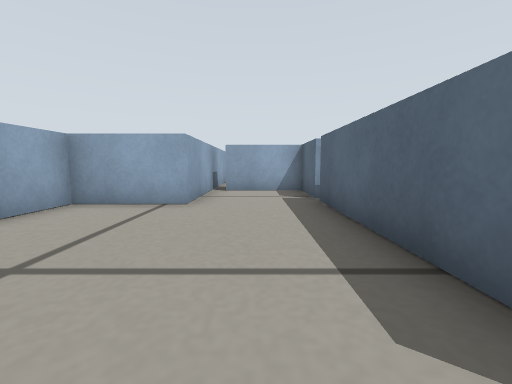
[1] (above)

15 first-person views from a walk through a robot-simulator world made for Gazebo. The camera is 0.17 m above the floor, tilts 6° down and sees 90° across. The floor is counted in squares, 0.2 m on a side. Each view is taken from the middle of a square. On the plan, view 1 faces up. The plan holds only what a view shows up to about 10 squares ahead; the rest is blank.

[2]
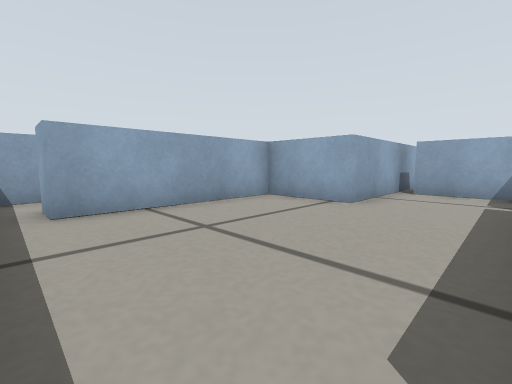

[3]
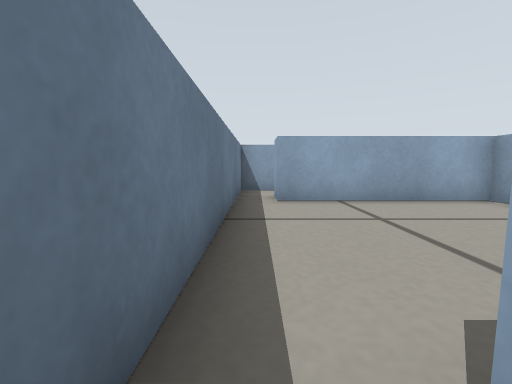

[4]
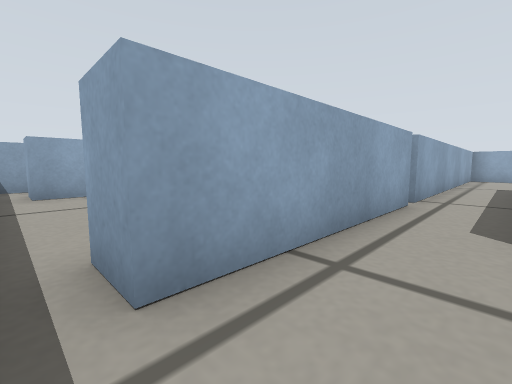

[5]
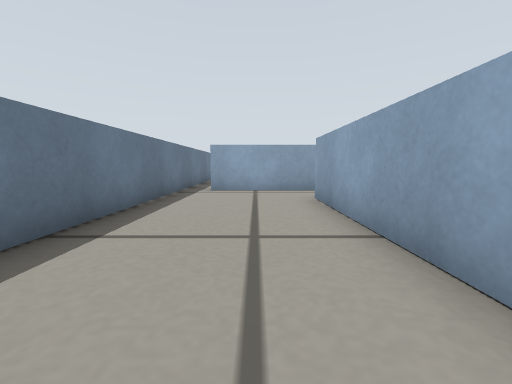

[6]
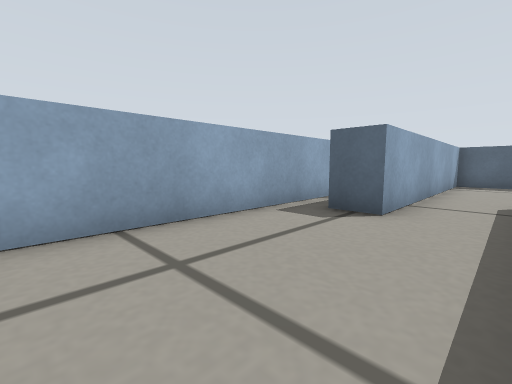

[7]
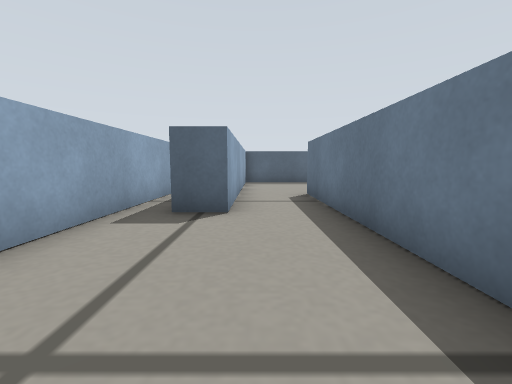

[8]
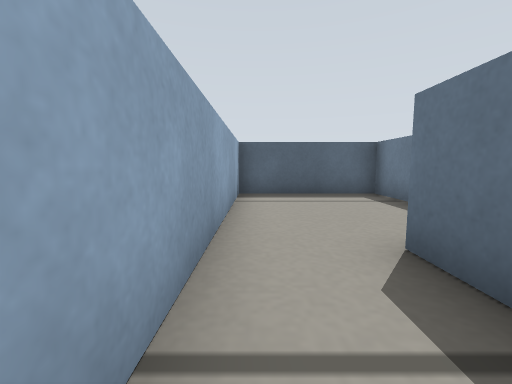

[9]
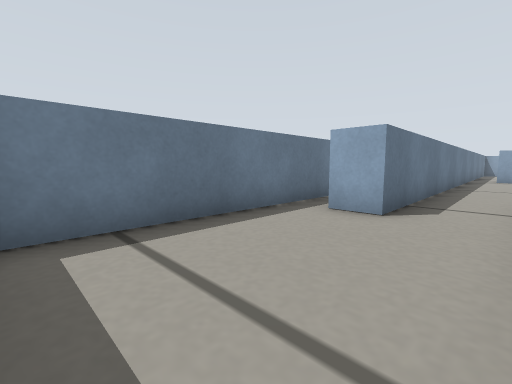

[10]
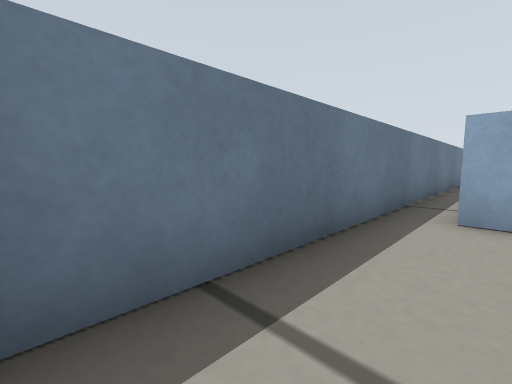

[11]
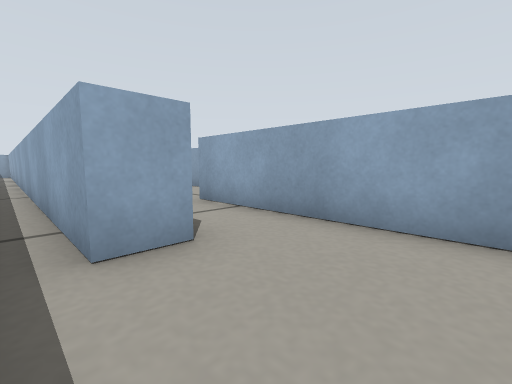

[12]
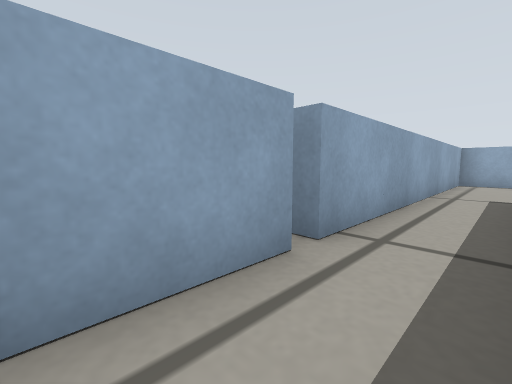

[13]
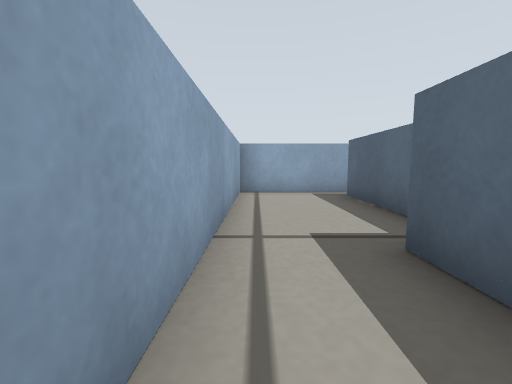

[14]
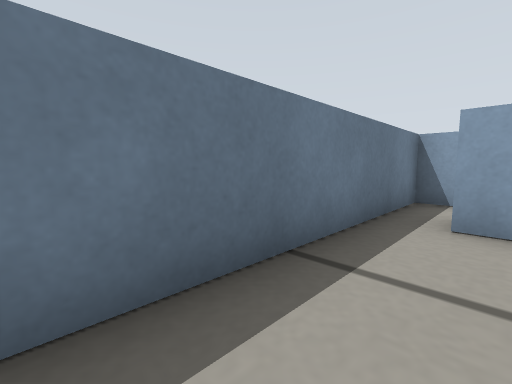

[15]
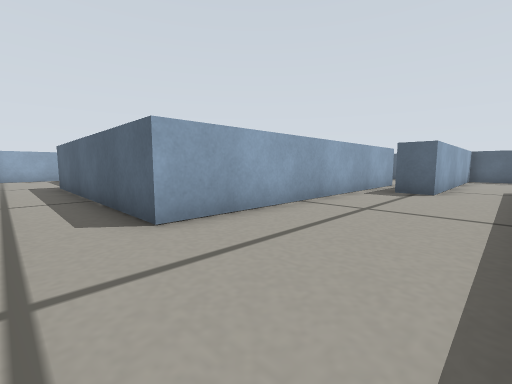

### Floor plan
Ten units are one square. View 1 is at (0, 0); x grows to the right and y downward. Boxes are objects, and circles mark ways between rooms. Rooms are numbered by the first view taken in them; rooms with no view inside come last. Other rooms are left out.
<svg viewBox="-50 -175 250 205">
<path fill="none" stroke="#000" d="M15 -14 15 -60M-35 5 25 5M15 -65 15 -85 -10 -85M25 -5 15 -5M-15 -89 -15 -55 -40 -55 -40 -5M145 -35 45 -35 45 -115M25 -61 25 -5M25 5 145 5 145 15M55 -131 55 -160M195 15 195 -15 115 -15 115 -25M59 -170 25 -170M25 -167 25 -65M62 25 195 25 195 15M145 15 34 15"/>
<circle cx="20" cy="0" r="3" fill="#2a7"/>
<circle cx="170" cy="10" r="3" fill="#2a7"/>
<text x="-10" y="-30">1</text>
<text x="90" y="-30">2</text>
<text x="60" y="20">3</text>
</svg>
Room 1 opens to room 2. Room 2 opens to room 3.

Where each view was taken, in squares from view 1:
view 1: 0 up, 0 right, facing up
view 2: 0 up, 1 right, facing up-left
view 3: 0 up, 2 right, facing left
view 4: 0 up, 4 right, facing up-left
view 5: 2 up, 11 right, facing left
view 6: 0 up, 7 right, facing up-right
view 7: 1 up, 7 right, facing right
view 8: 1 up, 12 right, facing right
view 9: 1 up, 19 right, facing down-left
view 10: 1 down, 19 right, facing down-left
view 11: 2 down, 17 right, facing up-left
view 12: 4 up, 4 right, facing up-left
view 13: 9 up, 3 right, facing up
view 14: 1 up, 0 right, facing down-left
view 15: 0 up, 3 right, facing up-right
